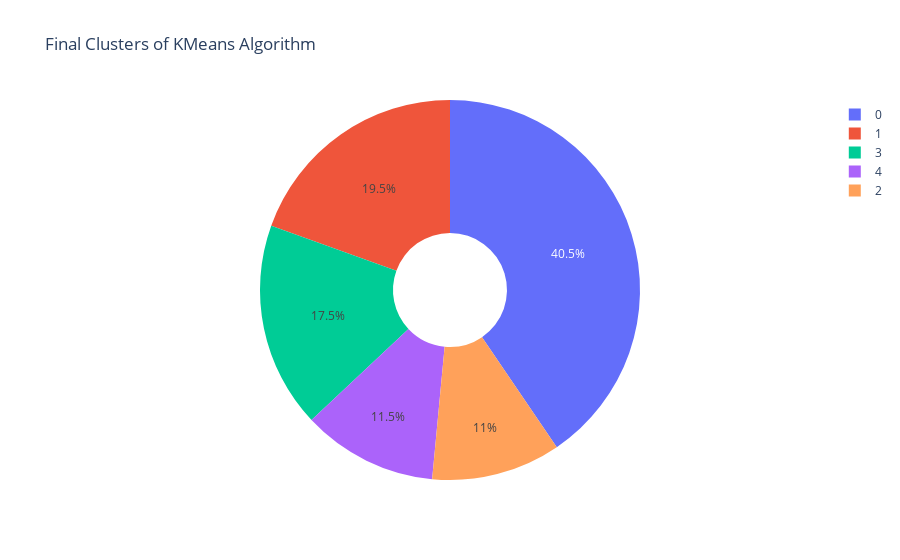

Notebook code cell kept with this figure:
### Code cell
px.pie(df,names='Clusters(KMeans)',title='Final Clusters of KMeans Algorithm',hole=.30,opacity=1)

### Figure 1 — Plotly figure (JSON) as saved in the notebook; plotly's stock layout.template omitted (floating-point values rounded to 4 significant figures; data arrays with more than 128 entries replaced by an {"elided": "..."} marker saying what was removed)
{"data": [{"domain": {"x": [0, 1], "y": [0, 1]}, "hole": 0.3, "hovertemplate": "Clusters(KMeans)=%{label}<extra></extra>", "labels": {"elided": "200 int values"}, "legendgroup": "", "name": "", "opacity": 1, "showlegend": true, "type": "pie"}], "layout": {"autosize": true, "legend": {"tracegroupgap": 0}, "title": {"text": "Final Clusters of KMeans Algorithm"}}}
